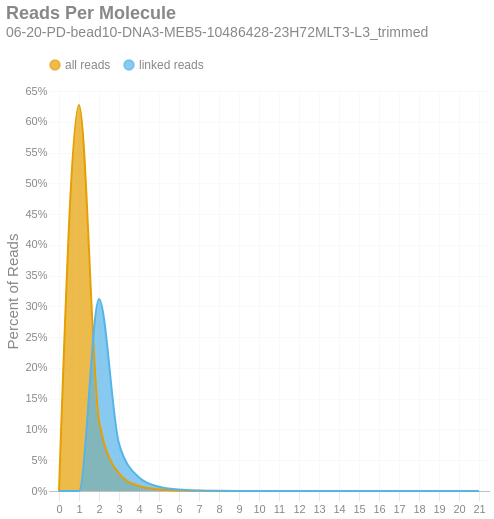

Notebook code for this chart:
### Markdown cell above
### Reads per Molecule
This chart shows the distribution of the number of reads per linked molecule. That is, how many alignments are associated with a unique molecule. This excludes the number of reads associated with invalid or absent linked-read barcodes. The `linked` histogram is the percentages recalculated when disregarding singletons.

### Code cell
if SKIPLR:
    print_html(f"Skipped")
else:

    binned_counts = np.bincount(valids['reads'].astype(int))
    all_perc = (binned_counts / n_reads)
    linked_perc = (binned_counts / n_linked_reads)
    linked_perc[1] = 0
    binned_df = pd.DataFrame({
        'readsper': range(len(binned_counts)),
        'all reads': all_perc,
        'linked reads': linked_perc
    })
    with SafeRender(binned_df):
        (
            density_plot(binned_df, 'Reads Per Molecule', samplename, 'readspmol')
            .encode(
                x=alt.X('readsper:O', title=None).axis(labelAngle=0)
                    .scale(domainMax= binned_df['readsper'].max()),
                y=alt.Y('value:Q', title='Percent of Reads')
                    .axis(format='%')
                    .stack(False),
                color=alt.Color("key:N").scale(domain = ["all reads", "linked reads"]),
                tooltip = [
                    alt.Tooltip("key:N", title = "Data Type"),
                    alt.Tooltip("readsper:O", title="Reads Per Molecule"),
                    alt.Tooltip("value:Q", format = ".2%", title="% Reads")
                ]
            )
        ).display()

### Figure 1 — Vega-Lite specification as saved in the notebook (floating-point values rounded to 4 significant figures)
{"width": "container", "height": 400, "config": {"title": {"anchor": "start", "dy": -15, "fontSize": 18, "color": "#888888", "subtitleColor": "#888888", "subtitleFontSize": 14}, "arc": {"fill": "#0072B2"}, "axis": {"domainColor": "#888888", "domainWidth": 0.5, "gridWidth": 0.2, "grid": false, "titleFontWeight": 400, "titleFontSize": 15, "labelFontSize": 11, "labelColor": "#888888", "tickColor": "#888888", "tickWidth": 0.2, "titleColor": "#888888"}, "axisBand": {"grid": false}, "axisX": {"grid": true, "tickSize": 10, "domainCap": "round"}, "axisY": {"domain": false, "grid": true, "tickSize": 0, "domainCap": "round"}, "background": "transparent", "header": {"labelFontSize": 15, "labelColor": "#888888", "titleFontSize": 15, "titleFontWeight": 600, "titleColor": "#888888"}, "legend": {"labelFont": "sans-serif", "labelFontSize": 12, "labelColor": "#888888", "symbolSize": 100, "symbolType": "circle", "titleFontSize": 12, "titlePadding": 10, "titleColor": "#888888", "title": null, "orient": "top"}, "range": {"category": ["#E69F00", "#56B4E9", "#009E73", "#F0E442", "#0072B2", "#D55E00", "#CC79A7", "#000000"], "diverging": ["#cfe8f3", "#a2d4ec", "#73bfe2", "#46abdb", "#1696d2", "#12719e"]}, "area": {"fill": "#0072B2", "fillOpacity": 0.7, "line": true, "strokeOpacity": 0.7}, "line": {"color": "#0072B2", "stroke": "#0072B2", "strokeWidth": 2}, "trail": {"color": "#0072B2", "stroke": "#0072B2", "strokeWidth": 0, "size": 1}, "point": {"filled": true}, "text": {"color": "#888888", "fontSize": 11, "align": "right", "fontWeight": 400, "size": 11}, "bar": {"fill": "#0072B2", "stroke": null}, "view": {"stroke": null, "continuousWidth": 660, "continuousHeight": 400}}, "data": {"name": "data-cdcf9923bd2eb07a50d8c89eb429bc05"}, "mark": {"type": "area", "interpolate": "monotone"}, "encoding": {"color": {"field": "key", "scale": {"domain": ["all reads", "linked reads"]}, "type": "nominal"}, "tooltip": [{"field": "key", "title": "Data Type", "type": "nominal"}, {"field": "readsper", "title": "Reads Per Molecule", "type": "ordinal"}, {"field": "value", "format": ".2%", "title": "% Reads", "type": "quantitative"}], "x": {"axis": {"labelAngle": 0}, "field": "readsper", "scale": {"domainMax": 21.0}, "title": null, "type": "ordinal"}, "y": {"axis": {"format": "%"}, "field": "value", "stack": false, "title": "Percent of Reads", "type": "quantitative"}}, "params": [{"name": "param_c36ac31b6afebe62", "select": {"type": "point", "fields": ["key"]}, "bind": "legend"}], "title": {"text": "Reads Per Molecule", "subtitle": "06-20-PD-bead10-DNA3-MEB5-10486428-23H72MLT3-L3_trimmed"}, "transform": [{"fold": ["all reads", "linked reads"]}, {"filter": {"param": "param_c36ac31b6afebe62"}}], "usermeta": {"embedOptions": {"downloadFileName": "06-20-PD-bead10-DNA3-MEB5-10486428-23H72MLT3-L3_trimmed.readspmol"}}, "$schema": "https://vega.github.io/schema/vega-lite/v6.4.1.json", "datasets": {"data-cdcf9923bd2eb07a50d8c89eb429bc05": [{"readsper": 0, "all reads": 0.0, "linked reads": 0.0}, {"readsper": 1, "all reads": 0.6271, "linked reads": 0.0}, {"readsper": 2, "all reads": 0.1138, "linked reads": 0.3121}, {"readsper": 3, "all reads": 0.02807, "linked reads": 0.07697}, {"readsper": 4, "all reads": 0.008032, "linked reads": 0.02203}, {"readsper": 5, "all reads": 0.002486, "linked reads": 0.006817}, {"readsper": 6, "all reads": 0.0008182, "linked reads": 0.002244}, {"readsper": 7, "all reads": 0.0002779, "linked reads": 0.0007621}, {"readsper": 8, "all reads": 0.0001018, "linked reads": 0.0002791}, {"readsper": 9, "all reads": 3.757e-05, "linked reads": 0.000103}, {"readsper": 10, "all reads": 1.424e-05, "linked reads": 3.905e-05}, {"readsper": 11, "all reads": 5.511e-06, "linked reads": 1.511e-05}, {"readsper": 12, "all reads": 2.253e-06, "linked reads": 6.177e-06}, {"readsper": 13, "all reads": 6.436e-07, "linked reads": 1.765e-06}, {"readsper": 14, "all reads": 4.022e-07, "linked reads": 1.103e-06}, {"readsper": 15, "all reads": 8.045e-08, "linked reads": 2.206e-07}, {"readsper": 16, "all reads": 0.0, "linked reads": 0.0}, {"readsper": 17, "all reads": 0.0, "linked reads": 0.0}, {"readsper": 18, "all reads": 0.0, "linked reads": 0.0}, {"readsper": 19, "all reads": 4.022e-08, "linked reads": 1.103e-07}, {"readsper": 20, "all reads": 0.0, "linked reads": 0.0}, {"readsper": 21, "all reads": 4.022e-08, "linked reads": 1.103e-07}]}}
